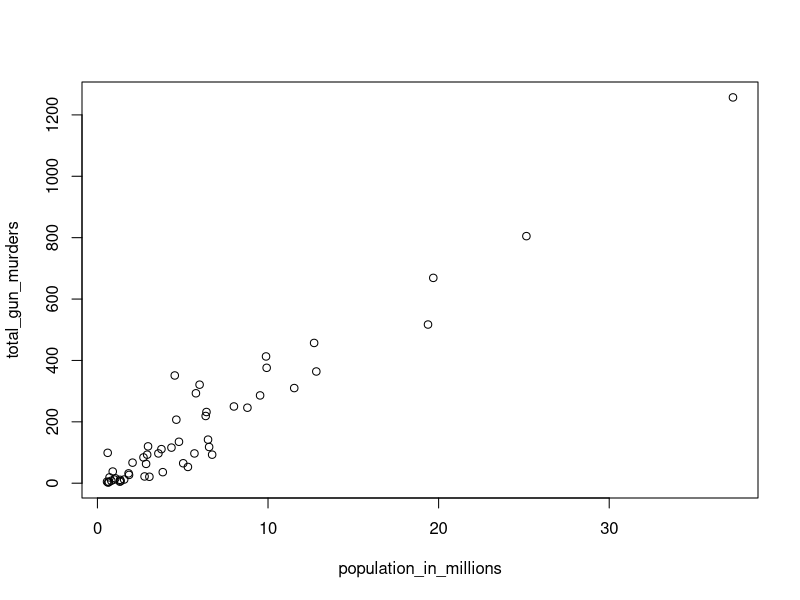
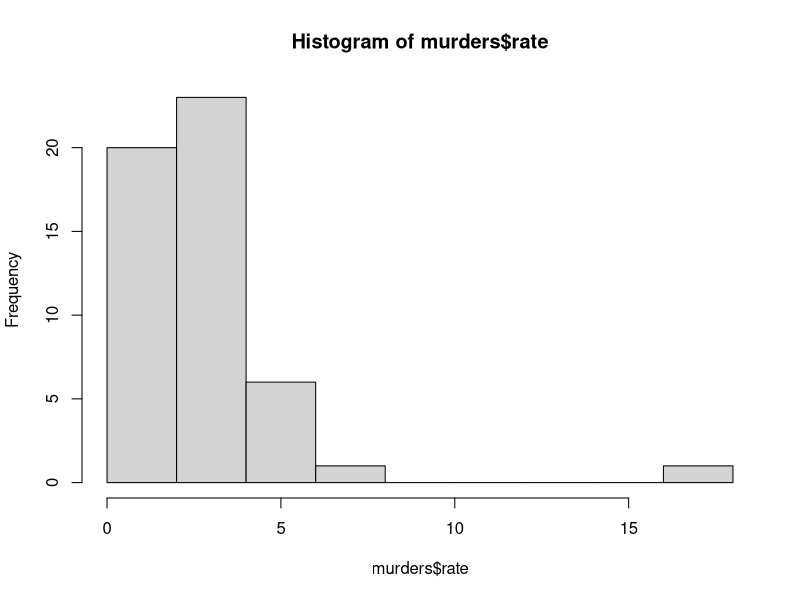
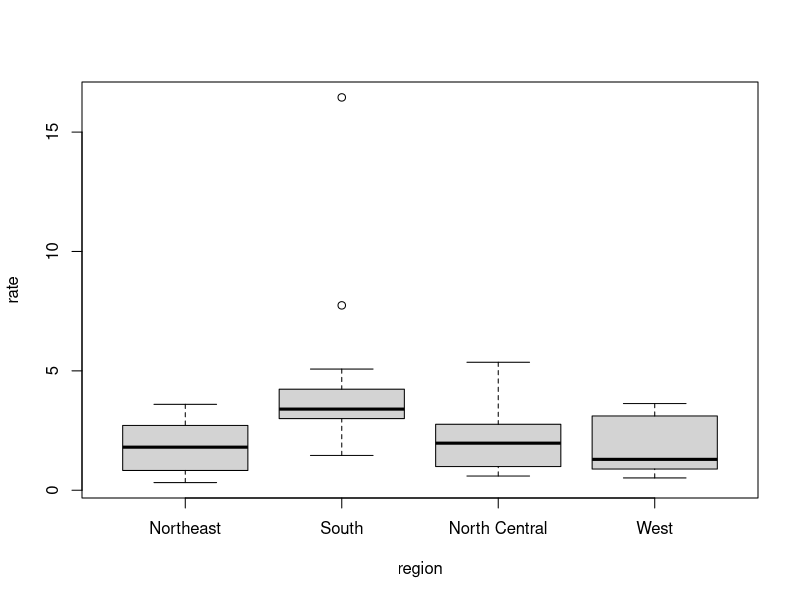
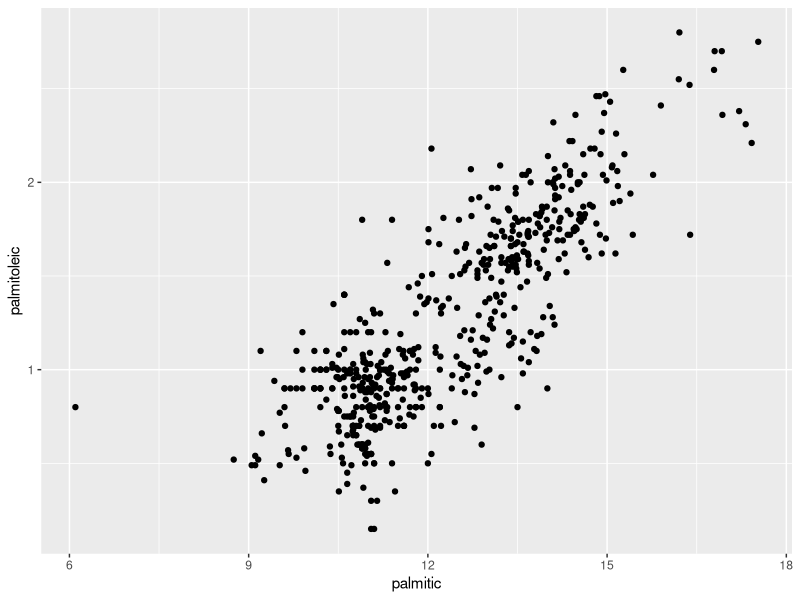
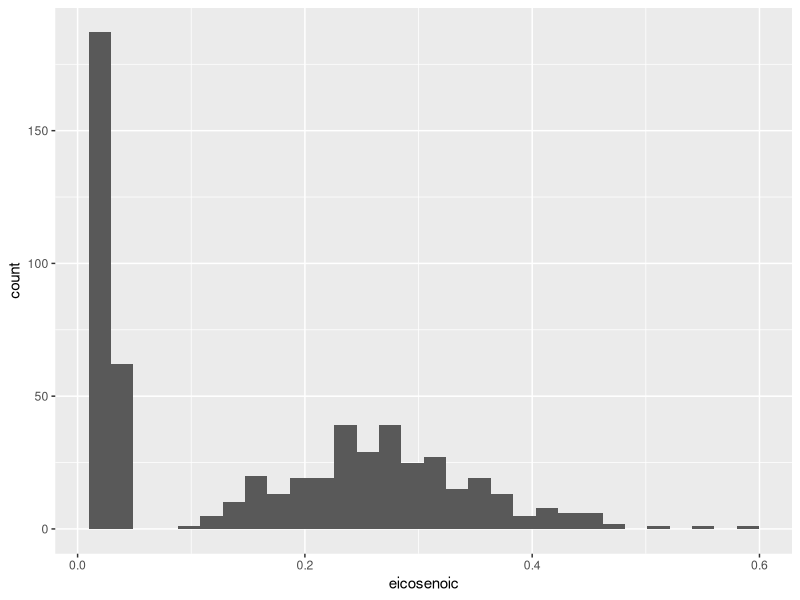
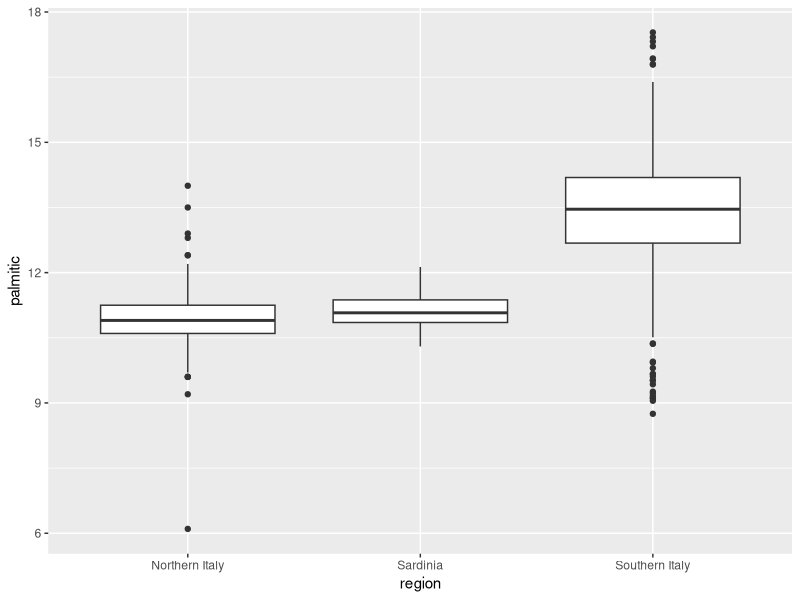

Recreate these plots in R, in order. (Note: this script raises an error after producing the figures.)
library(dslabs)
data("murders")

murder_rate <- murders$total / murders$population * 100000

# Get indexing of elements with murder rate less that 0.71
index <- murder_rate <= 0.71
# Get names of these states
murders$state[index]

# We want to get states with murder rate <= 1 and to be on the West part of the country
safe <- murder_rate <= 1
west <- murders$region == "West"
murders$state[safe & west]


x <- c(FALSE, TRUE, FALSE, TRUE, TRUE, FALSE)
# Get indices of true elements
which(x)   

index <- which(murders$state == "Massachusetts")
index
murder_rate[index]

# to obtain the indices and subsequent murder rates of New York, Florida, Texas, we do:
index <- match(c("New York", "Florida", "Texas"), murders$state)
index
murders$state[index]
murder_rate[index]

x <- c("a", "b", "c", "d", "e")
y <- c("a", "d", "f")
y %in% x

# to see if Boston, Dakota, and Washington are states
c("Boston", "Dakota", "Washington") %in% murders$state



# Basic Data Wrangling
library(dplyr)
murders
# Add murder rate to murders data table
murders <- mutate(murders, rate = total/population*100000)
murders
# Filter rows in data frame to exclude states with higher that 0.71 murder rate
filter(murders, rate <= 0.71)
# Selecting state region and rate from original data
new_table <- select(murders, state, region, rate)
filter(new_table, rate <= 0.71)
# Putting together fuctions with pipe
murders %>% 
  select(state, region, rate) %>% 
  filter(rate <= 0.71)

# Creating Data Frames
grades <- data.frame(names = c("John", "Juan", "Jean", "Yao"),
                     exam_1 = c(95, 80, 90, 85),
                     exam_2 = c(90, 85, 85, 90))
grades

class(grades$names)

murders <- murders %>%
  mutate(rate = total / population * 100000)

# Basic plots
population_in_millions <- murders$population/10^6
total_gun_murders <- murders$total
plot(population_in_millions, total_gun_murders)

# Histogram
hist(murders$rate)
murders$state[which.max(murders$rate)]

# Boxplots
boxplot(rate ~ region, data = murders)



# Summarizing with dplyr
library(tidyverse)
library(dslabs)
data(murders)

murders <- murders %>% 
  mutate(rate = total / population * 10^5)

# Get summarizing statistics for rates
s <- murders %>% 
  filter(region == "West") %>% 
  summarize(
    minimum = min(rate),
    median = median(rate),
    maximum = max(rate),
  )
s
s$median

# Compute rate for all states
us_murder_rate <- murders %>% 
  summarize(rate = sum(total) / sum(population)*10^5)

us_murder_rate

# Get the same statistics with quantile function
murders %>% 
  filter(region == "West") %>%
  summarize(range = quantile(rate, c(0, 0.5, 1)))

# Create function to get this statistics in one row
my_quantile <- function(x){
  r <-  quantile(x, c(0, 0.5, 1))
  data.frame(minimum = r[1], median = r[2], maximum = r[3]) 
}
murders %>% 
  filter(region == "West") %>%
  summarize(my_quantile(rate))

# dplyr pull() fucntion to get values from dataframe
us_murder_rate %>% pull(rate)

us_murder_rate <- murders %>% 
  summarize(rate = sum(total) / sum(population) * 10^5) %>%
  pull(rate)
us_murder_rate

# accessing dataframe with pipe
us_murder_rate <- murders %>% 
  summarize(rate = sum(total) / sum(population) * 10^5) %>%
  .$rate
us_murder_rate

# Grouping data
# the fucntion group_by creates special dataframe with witch dplyr functions will act differently
murders %>% 
  group_by(region) %>% 
  summarize(mean = mean(rate))

# arrange() for sorting entire data frame
murders %>% 
  arrange(region, desc(population)) %>% 
  head(10)

murders %>% 
  top_n(10, rate)


#
# data.table
# install.packages("data.table")
library(data.table)

# convert data frame to data table
murders <- setDT(murders)

# selecting in dplyr
select(murders, state, region)

# selecting with data table
murders[, c("state", "region")] |> head()
murders[, .(state, region)] |> head()

# adding or changing a column in dplyr
murders <- mutate(murders, rate = total / population * 10^5)

# memory efficient approach uses update by reference in data table
murders[, rate := total / population * 10^5]

# define multiple columns
murders[, ":="(rate = total / population * 100000, rank = rank(population))]

# y is referring to x and := changes by reference
x <- data.table(a = 1)
y <- x

x[, a := 2]
y


y[,a := 1]
x

# make full copy 
x <- data.table(a = 1)
y <- copy(x)
x[,a := 2]
y


# subsetting in dplyr
filter(murders, rate <= 0.7)

# subsetting in data.table
murders[rate <= 0.7]

# combining filter and select in data.table
murders[rate <= 0.7, .(state, rate)]

# combining filter and select in dplyr
murders %>% filter(rate <= 0.7) %>% select(state, rate)

data(heights)
heights <- setDT(heights)

# summarizing in dplyr
s <- heights %>% 
  summarize(average = mean(height), standard_deviation = sd(height))

s <- heights[, .(average = mean(height), standard_deviation = sd(height))]


# subsetting and then summarizing in dplyr
s <- heights %>% 
  filter(sex == "Female") %>%
  summarize(average = mean(height), standard_deviation = sd(height))

s <- heights[sex == "Female", .(average = mean(height), standard_deviation = sd(height))]

# previously defined function
median_min_max <- function(x){
  qs <- quantile(x, c(0.5, 0, 1))
  data.frame(median = qs[1], minimum = qs[2], maximum = qs[3])
}
# multiple summaries in data.table
heights[, .(median_min_max(height))]

# grouping then summarizing in data.table
heights[, .(average = mean(height), standard_deviation = sd(height)), by = sex]


# sorting in data.table

data(murders)
murders <- setDT(murders)
murders[, rate := total / population * 100000]

# order by population
murders[order(population)] |> head()

# order by population in descending order
murders[order(population, decreasing = TRUE)] 

# order by region and then murder rate
murders[order(region, rate)]


# Questions
library(dslabs)
data(heights)
options(digits = 3)
heights
# Question 1
# How many individuals in the dataset are above average height? and How many individuals in the dataset are above average height and are female?
length(which(heights$height > mean(heights$height) & heights$sex == "Female"))

# Question 3 
# What proportion of individuals in the dataset are female?
length(which(heights$sex == "Female")) / length(heights$sex)

# Question 4a
# Determine the minimum height in the heights dataset.
# Question 4b
# Use the match() function to determine the index of the first individual with the minimum height.
# Question 4c
# Subset the sex column of the dataset by the index in 4b to determine the individual’s sex.
which.max(heights$height)
heights[which.min(heights$height), ]
min(heights$height)
heights[match(min(heights$height), heights$height),]

# Question 5a
# Determine the maximum height.
max(heights$height)
# Question 5b
# Which integer values are between the maximum and minimum heights?
x <- 50:82
# Question 5c
# How many of the integers in x are NOT heights in the dataset?
sum(!(x %in% heights$height))


heights2 <- heights %>% 
  mutate(ht_cm = height*2.54)
# Question 6a
# What is the height in centimeters of the 18th individual (index 18)?
heights2$ht_cm[18]
# Question 6b
# What is the mean height in centimeters?
mean(heights2$ht_cm)

# Question 7a
# How many females are in the heights2 dataset?
females <- heights2 %>% 
  filter(sex == "Female")
length(females$sex)
nrow(females)

# Question 7b
# What is the mean height of the females in centimeters?
mean(females$ht_cm)

# Question 8
# The olive dataset in dslabs contains composition in percentage of eight fatty acids found in the lipid fraction of 572 Italian olive oils:
library(dslabs)
data(olive)
head(olive)
# Plot the percent palmitic acid versus palmitoleic acid in a scatterplot. What relationship do you see?
ggplot(olive, aes(palmitic, palmitoleic)) +
  geom_point()

# Question 9
# Create a histogram of the percentage of eicosenoic acid in olive.
olive %>% 
  ggplot(aes(eicosenoic)) +
  geom_histogram()

# Question 10
# Make a boxplot of palmitic acid percentage in olive with separate distributions for each region.
# Which region has the highest median palmitic acid percentage?
# Which region has the most variable palmitic acid percentage?
olive %>% 
  ggplot(aes(region, palmitic)) +
  geom_boxplot()
  

# Basic Conditionals
a <- 2

if (a != 0){
  print(1/a)
} else {
  print("NO")
}

library(dslabs)
data(murders)
murder_rate <- murders$total / murders$population * 100000
ind <- which.min(murder_rate)

if (murder_rate[ind] < 0.5) {
  print(murders$state[ind])
} else {
  print("no")
}

a <- 0
ifelse(a > 0, 1/a, NA)

a <- c(0,1,2,-4,5)
result <- ifelse(a > 0, 1/a, NA)
result


data(na_example)
sum(is.na(na_example))

no_nas <- ifelse(is.na(na_example), 0, na_example)
sum(is.na(no_nas))

z <- c(TRUE, TRUE, FALSE)
any(z)
all(z)


# Basic functions

avg <- function(x){
  s <- sum(x)
  n <- length(x)
  s/n
}
x <- 1:100
avg(x)
identical(mean(x), avg(x))

# variables inside a function are not defined in the workspace
s <- 3
avg(1:10)
s

# functions can have multiple arguments as well as default values
avg <- function(x, arithmetic = TRUE){
  n <- length(x)
  ifelse(arithmetic, sum(x)/n, prod(x)^(1/n))
}

#
# FOR LOOOPS

S
